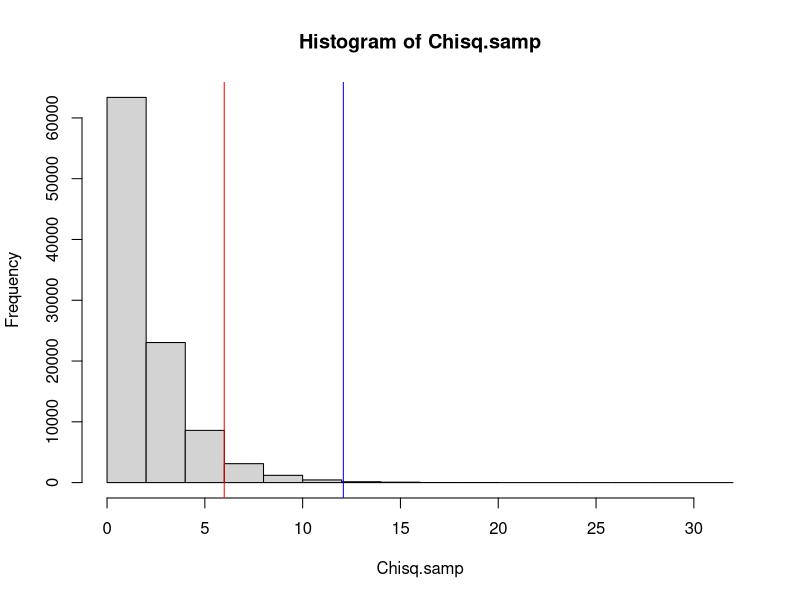

Reproduce this figure in R.
# Program to compute the likelihood ratio test of the poisson fields ex.
# Data are the number of trees observed inside a quadrat.  

y1.vec <- c(2,7,3,2,4,6)
n1 <- length(y1.vec)

y2.vec <- c(1,1,1,2,2,0,1,1)
n2 <- length(y2.vec)

y3.vec <- c(2,4,3,0,2,4,1)
n3 <- length(y3.vec)

all.quadrats <- c(y1.vec,y2.vec,y3.vec)
n <- n1+n2+n3

mu1.hat <- mean(y1.vec)
mu2.hat <- mean(y2.vec)
mu3.hat <- mean(y3.vec)
mu0.hat <- mean(all.quadrats) 

ln.Lo.hat <- sum(dpois(x=all.quadrats,lambda=mu0.hat,log=TRUE))

ln.L1.hat <- sum(dpois(x=y1.vec,lambda=mu1.hat,log=TRUE)) +

					 sum(dpois(x=y2.vec,lambda=mu2.hat,log=TRUE)) + 
					 
					 sum(dpois(x=y3.vec,lambda=mu3.hat,log=TRUE))

Gsq.obs <- -2*(ln.Lo.hat-ln.L1.hat)

dfs <- 3-1 # 3 parameters estimated under H1 - 1 parameter estimated under Ho
alpha <- 0.05
Gsq.crit <- qchisq(p=1-alpha, df=dfs)
pvalue <- 1-pchisq(q=Gsq.obs,df=dfs)

Chisq.samp <- rchisq(n=100000, df=dfs)

hist(Chisq.samp)
abline(v=Gsq.obs, col="blue")
abline(v=Gsq.crit, col="red")








